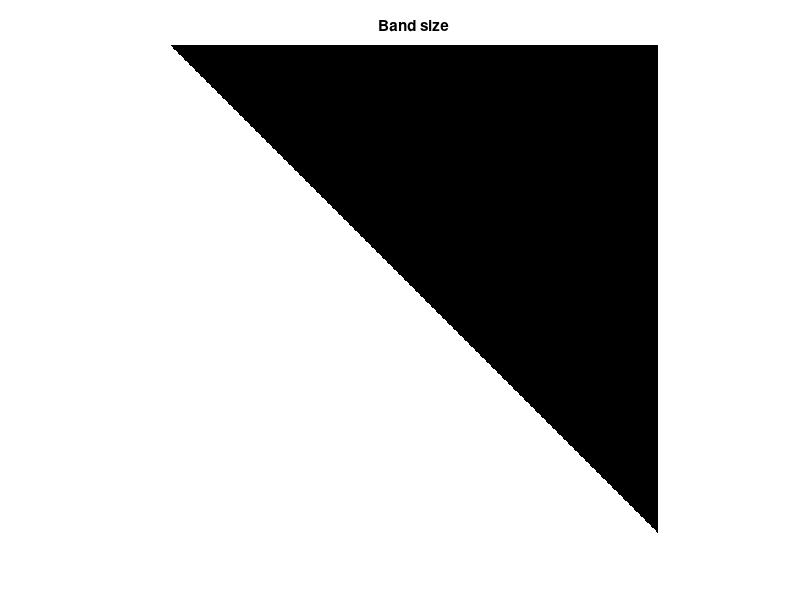

This chart was generated by the following MATLAB code:
%0.0 = Black
%0.5 = ???
%1.0 = White
clc, clear, close all

side=400;
I= ones(side, side);

for y=1:side
    for x=1:side
        if x>y
        I(y, x) = 0;
        end
    end
end

imshow(I);
title('Band size');